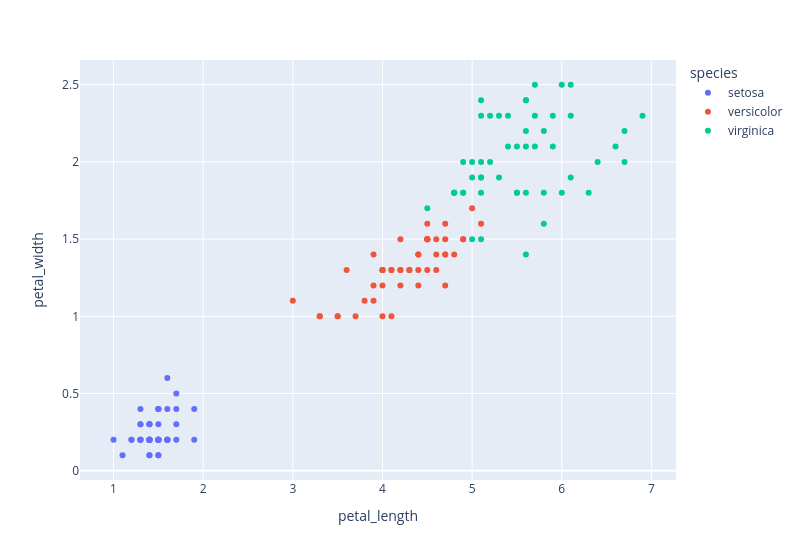

The notebook cell saved with this chart:
### Code cell
iris
px.scatter(iris,x='petal_length',y='petal_width',color='species',width=800)

### Figure 1 — Plotly figure (JSON) as saved in the notebook; plotly's stock layout.template omitted (floating-point values rounded to 4 significant figures)
{"data": [{"hovertemplate": "species=setosa<br>petal_length=%{x}<br>petal_width=%{y}<extra></extra>", "legendgroup": "setosa", "marker": {"color": "#636efa", "symbol": "circle"}, "mode": "markers", "name": "setosa", "orientation": "v", "showlegend": true, "type": "scatter", "x": [1.4, 1.4, 1.3, 1.5, 1.4, 1.7, 1.4, 1.5, 1.4, 1.5, 1.5, 1.6, 1.4, 1.1, 1.2, 1.5, 1.3, 1.4, 1.7, 1.5, 1.7, 1.5, 1.0, 1.7, 1.9, 1.6, 1.6, 1.5, 1.4, 1.6, 1.6, 1.5, 1.5, 1.4, 1.5, 1.2, 1.3, 1.4, 1.3, 1.5, 1.3, 1.3, 1.3, 1.6, 1.9, 1.4, 1.6, 1.4, 1.5, 1.4], "xaxis": "x", "y": [0.2, 0.2, 0.2, 0.2, 0.2, 0.4, 0.3, 0.2, 0.2, 0.1, 0.2, 0.2, 0.1, 0.1, 0.2, 0.4, 0.4, 0.3, 0.3, 0.3, 0.2, 0.4, 0.2, 0.5, 0.2, 0.2, 0.4, 0.2, 0.2, 0.2, 0.2, 0.4, 0.1, 0.2, 0.2, 0.2, 0.2, 0.1, 0.2, 0.2, 0.3, 0.3, 0.2, 0.6, 0.4, 0.3, 0.2, 0.2, 0.2, 0.2], "yaxis": "y"}, {"hovertemplate": "species=versicolor<br>petal_length=%{x}<br>petal_width=%{y}<extra></extra>", "legendgroup": "versicolor", "marker": {"color": "#EF553B", "symbol": "circle"}, "mode": "markers", "name": "versicolor", "orientation": "v", "showlegend": true, "type": "scatter", "x": [4.7, 4.5, 4.9, 4.0, 4.6, 4.5, 4.7, 3.3, 4.6, 3.9, 3.5, 4.2, 4.0, 4.7, 3.6, 4.4, 4.5, 4.1, 4.5, 3.9, 4.8, 4.0, 4.9, 4.7, 4.3, 4.4, 4.8, 5.0, 4.5, 3.5, 3.8, 3.7, 3.9, 5.1, 4.5, 4.5, 4.7, 4.4, 4.1, 4.0, 4.4, 4.6, 4.0, 3.3, 4.2, 4.2, 4.2, 4.3, 3.0, 4.1], "xaxis": "x", "y": [1.4, 1.5, 1.5, 1.3, 1.5, 1.3, 1.6, 1.0, 1.3, 1.4, 1.0, 1.5, 1.0, 1.4, 1.3, 1.4, 1.5, 1.0, 1.5, 1.1, 1.8, 1.3, 1.5, 1.2, 1.3, 1.4, 1.4, 1.7, 1.5, 1.0, 1.1, 1.0, 1.2, 1.6, 1.5, 1.6, 1.5, 1.3, 1.3, 1.3, 1.2, 1.4, 1.2, 1.0, 1.3, 1.2, 1.3, 1.3, 1.1, 1.3], "yaxis": "y"}, {"hovertemplate": "species=virginica<br>petal_length=%{x}<br>petal_width=%{y}<extra></extra>", "legendgroup": "virginica", "marker": {"color": "#00cc96", "symbol": "circle"}, "mode": "markers", "name": "virginica", "orientation": "v", "showlegend": true, "type": "scatter", "x": [6.0, 5.1, 5.9, 5.6, 5.8, 6.6, 4.5, 6.3, 5.8, 6.1, 5.1, 5.3, 5.5, 5.0, 5.1, 5.3, 5.5, 6.7, 6.9, 5.0, 5.7, 4.9, 6.7, 4.9, 5.7, 6.0, 4.8, 4.9, 5.6, 5.8, 6.1, 6.4, 5.6, 5.1, 5.6, 6.1, 5.6, 5.5, 4.8, 5.4, 5.6, 5.1, 5.1, 5.9, 5.7, 5.2, 5.0, 5.2, 5.4, 5.1], "xaxis": "x", "y": [2.5, 1.9, 2.1, 1.8, 2.2, 2.1, 1.7, 1.8, 1.8, 2.5, 2.0, 1.9, 2.1, 2.0, 2.4, 2.3, 1.8, 2.2, 2.3, 1.5, 2.3, 2.0, 2.0, 1.8, 2.1, 1.8, 1.8, 1.8, 2.1, 1.6, 1.9, 2.0, 2.2, 1.5, 1.4, 2.3, 2.4, 1.8, 1.8, 2.1, 2.4, 2.3, 1.9, 2.3, 2.5, 2.3, 1.9, 2.0, 2.3, 1.8], "yaxis": "y"}], "layout": {"legend": {"title": {"text": "species"}, "tracegroupgap": 0}, "margin": {"t": 60}, "width": 800, "xaxis": {"anchor": "y", "domain": [0, 1], "title": {"text": "petal_length"}}, "yaxis": {"anchor": "x", "domain": [0, 1], "title": {"text": "petal_width"}}}}
